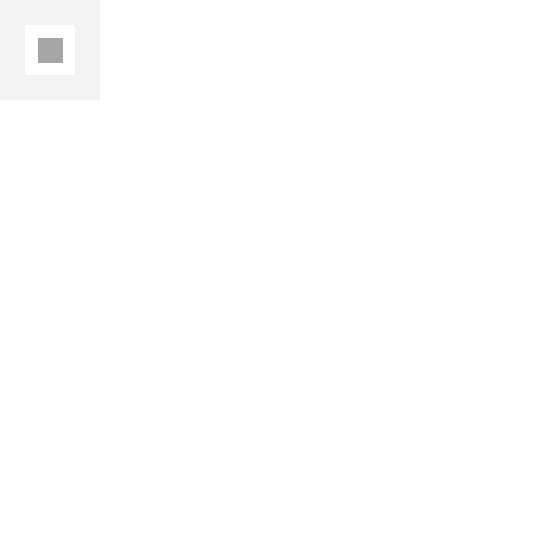
Frame 1 (no input)
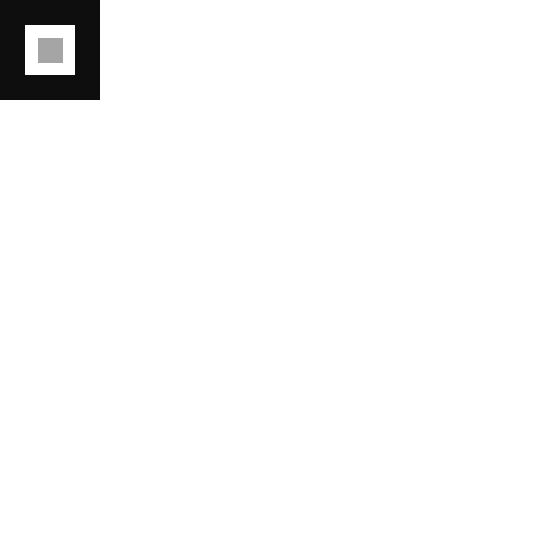
Frame 60 (the mouse pressed at the canvas centre just before this capture)
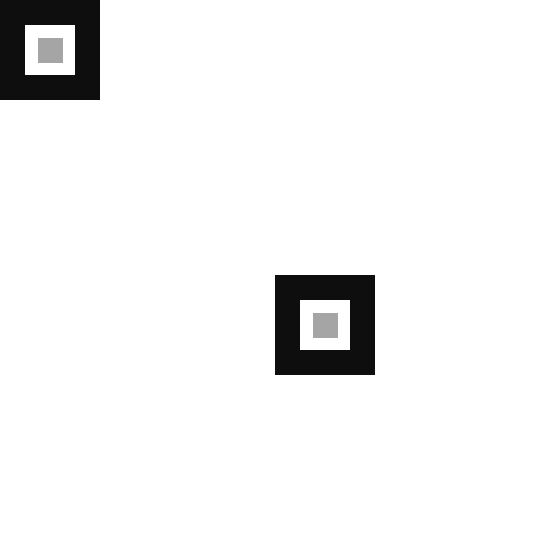
Frame 120 (the mouse held since frame 60 and released just before this capture)

The Processing sketch that drew these frames (run headless with seeded random() and noise(); from frame 60 on, the mouse is pressed at the canvas centre):

// Processing sketch: processing_164608
// ── processing_164608.pde

// firstly, set void setup and void draw to make object animade
void setup(){
  // create a 550x550px background and choose color
  size(550,550);
  // set background here in order to draw bacground once
  background(255,255,255);
}
//create void draw function, makeing a few rects that need to animade 
void draw(){
  //set the smooth opition to make these rectangles can represent the principle of closure 
  smooth();
  noStroke();
  //adjust the fill color to make the shape moves smoothly
  fill(0,12);
  //set the value of mouseX and mouseY to make one rect can cover the other
  rect(mouseX,mouseY,100,100);
  noStroke();
  fill(255,255,255);
  // add value to mouseX and mouseY
  rect(mouseX+25,mouseY+25,50,50);
  noStroke();
  //same thing. Finished and run 
  fill(0,90);
  rect(mouseX+38,mouseY+38,25,25);
  
}
